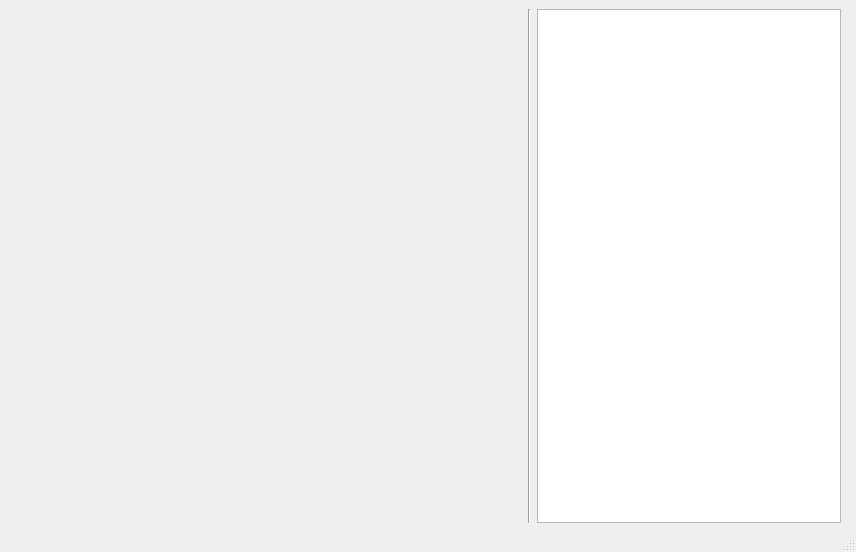
<?xml version="1.0" encoding="UTF-8"?>
<ui version="4.0">
 <class>MainWindow</class>
 <widget class="QMainWindow" name="MainWindow">
  <property name="geometry">
   <rect>
    <x>0</x>
    <y>0</y>
    <width>856</width>
    <height>552</height>
   </rect>
  </property>
  <property name="windowTitle">
   <string>MainWindow</string>
  </property>
  <widget class="QWidget" name="centralwidget">
   <widget class="QWidget" name="horizontalLayoutWidget">
    <property name="geometry">
     <rect>
      <x>10</x>
      <y>9</y>
      <width>831</width>
      <height>514</height>
     </rect>
    </property>
    <layout class="QHBoxLayout" name="horizontalLayout">
     <item>
      <widget class="QWidget" name="widget" native="true">
       <property name="enabled">
        <bool>true</bool>
       </property>
       <property name="minimumSize">
        <size>
         <width>512</width>
         <height>512</height>
        </size>
       </property>
       <property name="maximumSize">
        <size>
         <width>512</width>
         <height>512</height>
        </size>
       </property>
      </widget>
     </item>
     <item>
      <widget class="Line" name="line">
       <property name="orientation">
        <enum>Qt::Vertical</enum>
       </property>
      </widget>
     </item>
     <item>
      <widget class="QListWidget" name="listWidget"/>
     </item>
    </layout>
   </widget>
  </widget>
  <widget class="QMenuBar" name="menubar">
   <property name="geometry">
    <rect>
     <x>0</x>
     <y>0</y>
     <width>856</width>
     <height>22</height>
    </rect>
   </property>
  </widget>
  <widget class="QStatusBar" name="statusbar"/>
 </widget>
 <resources/>
 <connections/>
</ui>
